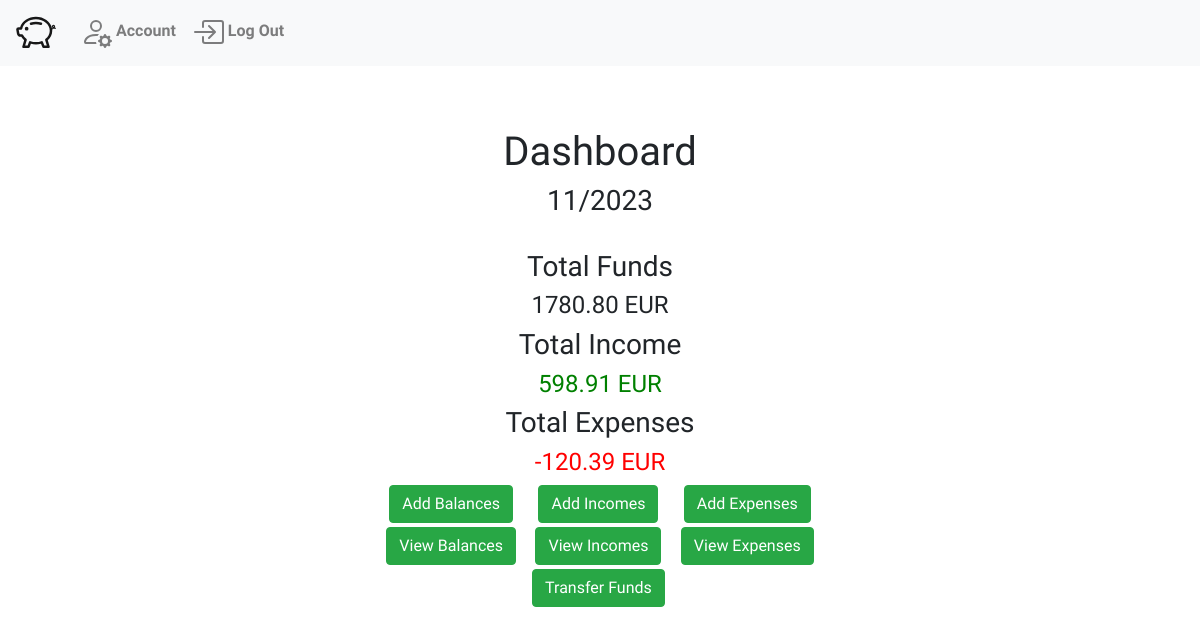
The page / (signed in) on the database its author committed.
### WalletWise/models.py (models this page shows, shortened)
class MonthBudget(models.Model):
    dashboard = models.ForeignKey("Dashboard", on_delete=models.CASCADE, related_name="months")
    date = models.DateField(auto_now_add=True)
    @property
    def all_funds(self):
        total_amount = Decimal(0)
        if self.funds.aggregate(amount_sum=models.Sum('amount'))['amount_sum']:
            total_amount = self.funds.aggregate(amount_sum=models.Sum('amount'))['amount_sum']
        return Decimal(total_amount).quantize(Decimal('0.00'), rounding=ROUND_DOWN) or 0  # Return 0 if no funds are associated
    @property
    def total_Income(self):
        if self.isValid():
            total_amount = Decimal(0)
            if self.fundsChanges.filter(is_expense=False).aggregate(amount_sum=models.Sum('amount'))['amount_sum']:
                total_amount = self.fundsChanges.filter(is_expense=False).aggregate(amount_sum=models.Sum('amount'))['amount_sum']
            return Decimal(total_amount).quantize(Decimal('0.00'), rounding=ROUND_DOWN) or 0  # Return 0 if no incomes are associated
        else:
            return "Invalid funds changes detected"
    @property
    def total_Expenses(self):
        if self.isValid():
            total_amount = Decimal(0)
            if self.fundsChanges.filter(is_expense=True).aggregate(amount_sum=models.Sum('amount'))['amount_sum']:
                total_amount = self.fundsChanges.filter(is_expense=True).aggregate(amount_sum=models.Sum('amount'))['amount_sum']
            return total_amount.quantize(Decimal('0.00'), rounding=ROUND_DOWN) or 0  # Return 0 if no expenses are associated
        else:
            return "Invalid funds changes detected"
    @property
    def month(self):
        return self.date.month
    @property
    def year(self):
        return self.date.year
    def isValid(self):
        valid = True
        for fundsChange in self.fundsChanges.all():
            valid = valid and fundsChange.isValid()
        return valid

class FundsChange(models.Model):
    budget = models.ForeignKey("MonthBudget",related_name="fundsChanges", on_delete=models.CASCADE)
    title = models.CharField(max_length=64)
    description = models.CharField(max_length=200, default="No Description")
    amount = models.DecimalField(decimal_places=2, max_digits=20)
    destination = models.ForeignKey("Funds", related_name="associatedFundsChanges", on_delete=models.CASCADE)
    reoccuring = models.BooleanField(default=False)
    dateTime = models.DateTimeField(auto_now_add=True)
    is_expense = models.BooleanField(default=False, blank=False)
    def isValid(self):
        if self.is_expense:
            return self.amount < 0
        else:
            return self.amount >= 0

### WalletWise/views.py (the view)
# urls.py: path("", views.dashboard_view, name="dashboard"),
@login_required
def dashboard_view(request):
    user = request.user
    try:
        dashboard = Dashboard.objects.get(owner=user)
    except:
        dashboard = Dashboard.objects.create(owner=user)
    budgets = dashboard.months.all()
    currentBudget = ""
    for budget in budgets:
        if timezone.datetime.now().month == budget.month and timezone.datetime.now().year == budget.year:
            currentBudget = budget
            break
    if currentBudget == "":
        currentBudget = viewsHelpers.createBudget(dashboard)
    return render(request,"WalletWise/dashboard.html", {
        'user':user,
        'budget': currentBudget,
        "dashboard" : dashboard
        })

### WalletWise/templates/WalletWise/dashboard.html (shortened to what this page needs)
{% extends "WalletWise/layout.html" %}
{% block body %}
<div class="container">
    {% if dashboard.openned_before == False %}
        <h1>Dashboard Setup</h1>
        <h5>Welcome to your Personal Dashboard!</h5>
        <br/>
        <h5>First, we go through the steps to setup your Dashboard together.</h5>
        <a href="{% url 'fundForm' %}">
            <button class="dashboard-setup-button btn btn-success">Setup my Dasboard!</button>
        </a>
    {% else %}
        <div class="text-center">
            <h1>Dashboard</h1>
            <h3>{{budget.month}}/{{budget.year}}</h3>
            <br/>
            <h3>Total Funds</h3>
            <h4>{{budget.all_funds}} EUR</h4>
            <h3>Total Income</h3>
            <h4 class="green">{{budget.total_Income}} EUR</h4>
            <h3>Total Expenses</h3>
            <h4 class="red">{{budget.total_Expenses}} EUR</h4>
            <div class="button-div">
                <div class="row">
                    <div class="col-4-md">
                        <a href="{% url 'fundForm' %}">
                            <button class="btn btn-success mb-1">Add Balances</button>
                        </a>
                        <br>
                        <a href="{% url 'changeMonthBalance' date=budget.date %}">
                            <button class="btn btn-success">View Balances</button>
                        </a>
                    </div>
                    <div class="col-4-md mx-3">
                        <a href="{% url 'incomeForm' %}">
                            <button class="btn btn-success mb-1">Add Incomes</button>
                        </a>
                        <br>
                        <a href="{% url 'incomes' %}">
                            <button class="btn btn-success mb-1">View Incomes</button>
                        </a>
                        <br>
                        <a href="{% url 'transferFundsForm' %}">
                            <button class="btn btn-success">Transfer Funds</button>
                        </a>
                    </div>
                    <div class="col-4-md">
                        <a href="{% url 'expenseForm' %}">
                            <button class="btn btn-success mb-1">Add Expenses</button>
                        </a>
                        <br>
                        <a href="{% url 'expenses' %}">
                            <button class="btn btn-success">View Expenses</button>
                        </a>
                    </div>
                </div>
            </div>
        </div>
    {% endif %}
</div>
{% endblock %}

### WalletWise/static/WalletWise/styles.css (style rules this page uses)
body { padding-top: 8rem; font-family: 'Inconsolata', monospace; }
.button-div { display: inline-block; }
.green { color: green; }
.red { color: red; }

### rows shown on the page
MonthBudget: month "11", year "2023", all_funds "1780.80", total_Income "598.91", total_Expenses "-120.39"
